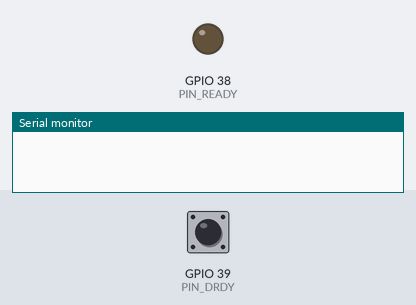
Recording of a sketch running on a simulated ESP32-S3. Shown: output pins drawn as LEDs (lit = HIGH), the last lines printed to the serial monitor. Inputs (shaded band) come from the test bench; at power-on: GPIO 39 (PIN_DRDY) HIGH. WiFi joins after 1.5 s; servers stay silent unless stated; pins used as bus, display or sensor lines are not drawn.

Above: at 0.0 s.
At 1.9 s:
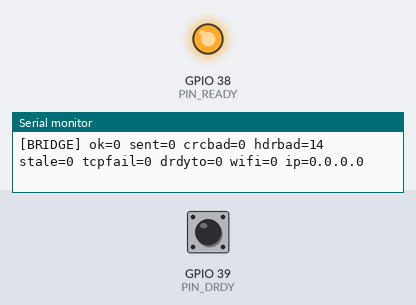
Timing chart, 0 to 3.4 s (numbered marks = the images above):
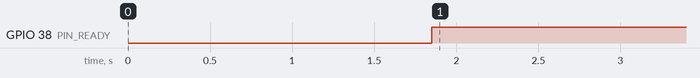

Measured:
- by itself, GPIO 38 (PIN_READY): LOW → HIGH at 1.9 s

The sketch:

sketch_jul08a.ino
```cpp
/* ============================================================================
 * XIH6 LEPTON WiFi bridge  (ESP32-S3, Arduino / built-in FreeRTOS)
 *
 * Role per AGENTS.md: pure network bridge - SPI in, TCP out, no image work.
 *
 * Link to STM32H743 (STM32 = SPI5 SLAVE, see lepton_stream.h):
 *   IO37 -> PK0  SPI SCK   (we are the master and own the clock)
 *   IO36 <- PJ11 SPI MISO  (frame data from STM32)
 *   IO47 -> PH5  SPI CS    (active low, held low for the WHOLE frame;
 *                           high between frames = slave NSS gate shuts,
 *                           stray clock edges cannot desync the slave)
 *   IO39 <- PG3  DRDY      (high = a full AA55 frame armed in slave TX DMA)
 *   IO38 -> PG2  READY     (high = WiFi/TCP connected, STM32 may prefer TCP)
 *   IO21/IO48 shared with Lepton RST/PWDN on the STM32 - never drive.
 *   IO0 is our own boot strap (STM32 PJ7 drives it, 'B'/'R' on the CH340).
 *
 * Frame format (identical to the UART link - Qt/Android decode unchanged):
 *   AA 55 | 01 | fid u16 | w u16 | h u16 | len u32 | 38400B RAW16 | sum u16
 *   total = 13 + 38400 + 2 = 38415 bytes
 *
 * Architecture: producer-consumer, so a WiFi/TCP stall can never block the
 * SPI side (the STM32 keeps streaming; at worst whole frames are dropped):
 *   spiTask (core 1, high prio) : DRDY rising-edge ISR -> task notify ->
 *                                 CS low -> clock 38415B @10MHz -> CS high ->
 *                                 checksum -> push buffer to full queue
 *   tcpTask (core 0)            : pop buffer -> write whole frame to Qt
 *                                 (WiFi热成像 server, PC_IP:8888) -> recycle
 *   3 frame buffers travel between a free queue and a full queue; when the
 *   full queue backs up, the OLDEST frame is recycled (freshness wins).
 *   loop() only prints 1 Hz diagnostics on the USB console.
 * ==========================================================================*/

#include <WiFi.h>
#include <SPI.h>

/* ---- user config ---------------------------------------------------------*/
#define WIFI_SSID   "ESP32_TEST"
#define WIFI_PASS   "TEST123456"
#define SERVER_IP   "192.168.1.100"   /* PC running the Qt host, WiFi热成像 */
#define SERVER_PORT 8888

/* ---- pins / link ----------------------------------------------------------*/
#define PIN_SCK   37
#define PIN_MISO  36
#define PIN_CS    47                  /* soft-driven, STM32 SPI5 hard NSS */
#define PIN_DRDY  39
#define PIN_READY 38                  /* to STM32 PG2: TCP path ready */
#define SPI_HZ    10000000UL          /* 10 MHz: 38415 B in ~31 ms */

/* ---- frame geometry (must match lepton_stream.h) --------------------------*/
#define FRAME_HDR   13UL
#define FRAME_PAYLD (160UL * 120UL * 2UL)               /* 38400 */
#define FRAME_LEN   (FRAME_HDR + FRAME_PAYLD + 2UL)     /* 38415 */
#define SPI_CHUNK   4096UL            /* transferBytes slice size */
#define BUF_COUNT   3                 /* ~113 KB of internal SRAM */

static SPIClass     spi(FSPI);
static WiFiClient   tcp;
static uint8_t      bufs[BUF_COUNT][FRAME_LEN];
static QueueHandle_t q_free;          /* uint8_t* buffers ready for SPI fill */
static QueueHandle_t q_full;          /* uint8_t* verified frames for TCP    */
static TaskHandle_t  h_spi_task;

/* diagnostics (single writer per field, read by loop) */
static volatile uint32_t d_frames_ok = 0, d_crc_bad = 0, d_hdr_bad = 0;
static volatile uint32_t d_tcp_sent = 0, d_stale_drop = 0, d_tcp_fail = 0;
static volatile uint32_t d_drdy_timeout = 0;

/* ---- DRDY: rising-edge interrupt -> wake the SPI task --------------------*/
static void IRAM_ATTR drdyIsr(void)
{
    BaseType_t woken = pdFALSE;
    vTaskNotifyGiveFromISR(h_spi_task, &woken);
    portYIELD_FROM_ISR(woken);
}

/* ---- producer: SPI reader -------------------------------------------------*/
static void spiTask(void *arg)
{
    (void)arg;
    for (;;)
    {
        /* Wait for DRDY. Level-check first so a notification missed while we
           were busy (or an edge that fired before boot) can never strand a
           frame: if DRDY is already high there IS a frame armed - just read
           it. CS framing makes this safe even after our own reboot; a torn
           read fails the checksum once and both sides self-heal (STM32 has
           a 500 ms abort on its slave DMA). */
        if (digitalRead(PIN_DRDY) == LOW)
        {
            if (ulTaskNotifyTake(pdTRUE, pdMS_TO_TICKS(1000)) == 0)
            {
                d_drdy_timeout++;          /* no frame within 1 s (idle mode?) */
                continue;
            }
            if (digitalRead(PIN_DRDY) == LOW)
                continue;                  /* spurious/raced edge */
        }

        uint8_t *buf = NULL;
        if (xQueueReceive(q_free, &buf, 0) != pdTRUE)
        {
            /* consumer is behind: recycle the OLDEST queued frame */
            uint8_t *old = NULL;
            if (xQueueReceive(q_full, &old, 0) == pdTRUE) { buf = old; d_stale_drop++; }
        }
        if (buf == NULL) { vTaskDelay(1); continue; }

        digitalWrite(PIN_CS, LOW);
        spi.beginTransaction(SPISettings(SPI_HZ, MSBFIRST, SPI_MODE0));
        for (uint32_t off = 0; off < FRAME_LEN; off += SPI_CHUNK)
        {
            uint32_t n = FRAME_LEN - off;
            if (n > SPI_CHUNK) n = SPI_CHUNK;
            spi.transferBytes(NULL, buf + off, n);
        }
        spi.endTransaction();
        digitalWrite(PIN_CS, HIGH);

        /* verify before a single byte may travel further */
        bool ok = (buf[0] == 0xAA && buf[1] == 0x55 && buf[2] == 0x01);
        if (ok)
        {
            uint32_t plen = ((uint32_t)buf[9] << 24) | ((uint32_t)buf[10] << 16) |
                            ((uint32_t)buf[11] << 8) | buf[12];
            if (plen != FRAME_PAYLD) { ok = false; d_hdr_bad++; }
        }
        else d_hdr_bad++;
        if (ok)
        {
            uint16_t sum = 0;
            for (uint32_t i = 0; i < FRAME_HDR + FRAME_PAYLD; i++) sum += buf[i];
            uint16_t rx = ((uint16_t)buf[FRAME_LEN - 2] << 8) | buf[FRAME_LEN - 1];
            if (sum != rx) { ok = false; d_crc_bad++; }
        }

        if (ok) { d_frames_ok++; xQueueSend(q_full, &buf, 0); }
        else    {                xQueueSend(q_free, &buf, 0); }
    }
}

/* ---- consumer: WiFi/TCP sender --------------------------------------------*/
static void tcpTask(void *arg)
{
    (void)arg;
    for (;;)
    {
        if (WiFi.status() != WL_CONNECTED)
        {
            digitalWrite(PIN_READY, LOW);
            WiFi.mode(WIFI_STA);
            WiFi.begin(WIFI_SSID, WIFI_PASS);
            for (int i = 0; i < 20 && WiFi.status() != WL_CONNECTED; i++)
                vTaskDelay(pdMS_TO_TICKS(250));
            continue;
        }
        if (!tcp.connected())
        {
            tcp.stop();
            if (!tcp.connect(SERVER_IP, SERVER_PORT, 1000))
            {
                digitalWrite(PIN_READY, LOW);
                vTaskDelay(pdMS_TO_TICKS(500));
                continue;
            }
            tcp.setNoDelay(true);
            digitalWrite(PIN_READY, HIGH);
        }

        uint8_t *buf = NULL;
        if (xQueueReceive(q_full, &buf, pdMS_TO_TICKS(200)) != pdTRUE)
            continue;

        size_t w = tcp.write(buf, FRAME_LEN);      /* whole frame or bust */
        if (w == FRAME_LEN) d_tcp_sent++;
        else { d_tcp_fail++; digitalWrite(PIN_READY, LOW); tcp.stop(); }

        xQueueSend(q_free, &buf, 0);               /* recycle either way */
    }
}

void setup()
{
    Serial.begin(115200);

    pinMode(PIN_DRDY, INPUT);
    pinMode(PIN_READY, OUTPUT);
    digitalWrite(PIN_READY, LOW);
    pinMode(PIN_CS, OUTPUT);
    digitalWrite(PIN_CS, HIGH);                    /* deselected between frames */
    spi.begin(PIN_SCK, PIN_MISO, -1, -1);          /* CS is soft-driven above */

    q_free = xQueueCreate(BUF_COUNT, sizeof(uint8_t *));
    q_full = xQueueCreate(BUF_COUNT, sizeof(uint8_t *));
    for (int i = 0; i < BUF_COUNT; i++) { uint8_t *b = bufs[i]; xQueueSend(q_free, &b, 0); }

    xTaskCreatePinnedToCore(spiTask, "spi_rx",  4096, NULL, 10, &h_spi_task, 1);
    xTaskCreatePinnedToCore(tcpTask, "tcp_tx",  8192, NULL,  5, NULL,        0);
    attachInterrupt(digitalPinToInterrupt(PIN_DRDY), drdyIsr, RISING);

    Serial.println("[BRIDGE] XIH6 LEPTON SPI->TCP bridge up (dual-task)");
}

void loop()
{
    static uint32_t last = 0;
    if (millis() - last >= 1000)
    {
        last = millis();
        Serial.printf("[BRIDGE] ok=%lu sent=%lu crcbad=%lu hdrbad=%lu stale=%lu tcpfail=%lu drdyto=%lu wifi=%d ip=%s\r\n",
                      (unsigned long)d_frames_ok, (unsigned long)d_tcp_sent,
                      (unsigned long)d_crc_bad, (unsigned long)d_hdr_bad,
                      (unsigned long)d_stale_drop, (unsigned long)d_tcp_fail,
                      (unsigned long)d_drdy_timeout,
                      (int)(WiFi.status() == WL_CONNECTED),
                      WiFi.localIP().toString().c_str());
    }
    vTaskDelay(pdMS_TO_TICKS(50));
}
```
